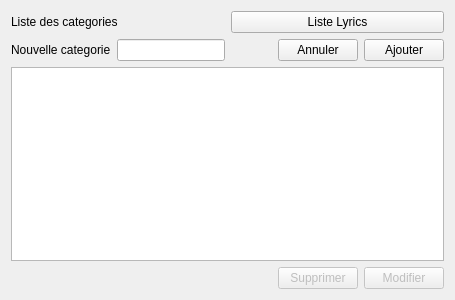
<?xml version="1.0" encoding="UTF-8"?>
<ui version="4.0">
 <class>Form</class>
 <widget class="QWidget" name="Form">
  <property name="geometry">
   <rect>
    <x>0</x>
    <y>0</y>
    <width>455</width>
    <height>300</height>
   </rect>
  </property>
  <property name="windowTitle">
   <string>Form</string>
  </property>
  <layout class="QVBoxLayout" name="verticalLayout">
   <item>
    <layout class="QHBoxLayout" name="horizontalLayout">
     <item>
      <widget class="QLabel" name="label">
       <property name="text">
        <string>Liste des categories</string>
       </property>
      </widget>
     </item>
     <item>
      <widget class="QPushButton" name="btn_to_lyric">
       <property name="text">
        <string>Liste Lyrics</string>
       </property>
      </widget>
     </item>
    </layout>
   </item>
   <item>
    <layout class="QHBoxLayout" name="horizontalLayout_2">
     <item>
      <widget class="QLabel" name="label_2">
       <property name="text">
        <string>Nouvelle categorie</string>
       </property>
      </widget>
     </item>
     <item>
      <widget class="QLineEdit" name="input_category_name"/>
     </item>
     <item>
      <spacer name="horizontalSpacer">
       <property name="orientation">
        <enum>Qt::Orientation::Horizontal</enum>
       </property>
       <property name="sizeHint" stdset="0">
        <size>
         <width>40</width>
         <height>20</height>
        </size>
       </property>
      </spacer>
     </item>
     <item>
      <widget class="QPushButton" name="btn_cancel">
       <property name="text">
        <string>Annuler</string>
       </property>
      </widget>
     </item>
     <item>
      <widget class="QPushButton" name="btn_add_category">
       <property name="text">
        <string>Ajouter</string>
       </property>
      </widget>
     </item>
    </layout>
   </item>
   <item>
    <widget class="QTableView" name="table_categories"/>
   </item>
   <item>
    <layout class="QHBoxLayout" name="horizontalLayout_3">
     <item>
      <spacer name="horizontalSpacer_2">
       <property name="orientation">
        <enum>Qt::Orientation::Horizontal</enum>
       </property>
       <property name="sizeHint" stdset="0">
        <size>
         <width>40</width>
         <height>20</height>
        </size>
       </property>
      </spacer>
     </item>
     <item>
      <widget class="QPushButton" name="btn_delete">
       <property name="enabled">
        <bool>false</bool>
       </property>
       <property name="text">
        <string>Supprimer</string>
       </property>
      </widget>
     </item>
     <item>
      <widget class="QPushButton" name="btn_update">
       <property name="enabled">
        <bool>false</bool>
       </property>
       <property name="text">
        <string>Modifier</string>
       </property>
      </widget>
     </item>
    </layout>
   </item>
  </layout>
 </widget>
 <resources/>
 <connections/>
</ui>
